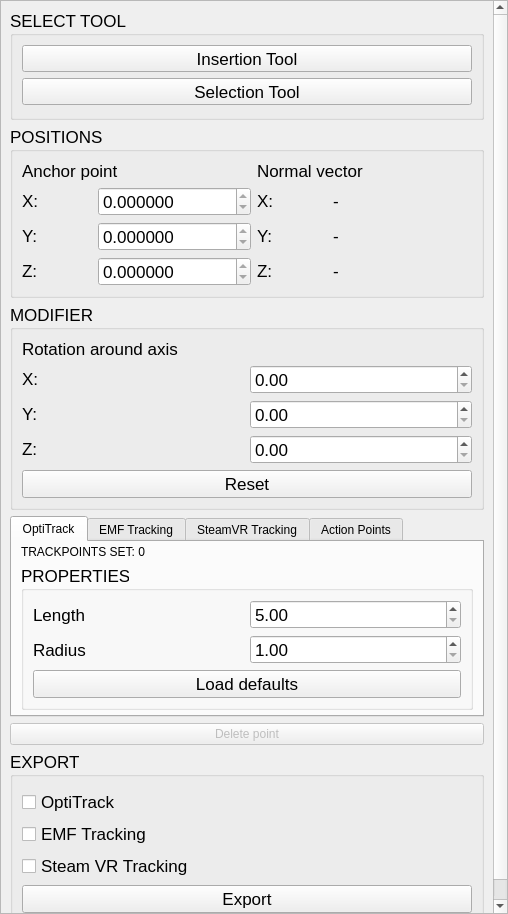
<?xml version="1.0" encoding="UTF-8"?>
<ui version="4.0">
 <class>EditWidget</class>
 <widget class="QWidget" name="EditWidget">
  <property name="geometry">
   <rect>
    <x>0</x>
    <y>0</y>
    <width>508</width>
    <height>914</height>
   </rect>
  </property>
  <property name="windowTitle">
   <string>Form</string>
  </property>
  <layout class="QVBoxLayout" name="verticalLayout_4">
   <property name="spacing">
    <number>0</number>
   </property>
   <property name="leftMargin">
    <number>0</number>
   </property>
   <property name="topMargin">
    <number>0</number>
   </property>
   <property name="rightMargin">
    <number>0</number>
   </property>
   <property name="bottomMargin">
    <number>0</number>
   </property>
   <item>
    <widget class="QScrollArea" name="scrollArea">
     <property name="widgetResizable">
      <bool>true</bool>
     </property>
     <widget class="QWidget" name="scrollAreaWidgetContents">
      <property name="geometry">
       <rect>
        <x>0</x>
        <y>0</y>
        <width>506</width>
        <height>912</height>
       </rect>
      </property>
      <layout class="QVBoxLayout" name="verticalLayout_7">
       <item>
        <widget class="QGroupBox" name="toolSelection">
         <property name="sizePolicy">
          <sizepolicy hsizetype="Preferred" vsizetype="Fixed">
           <horstretch>0</horstretch>
           <verstretch>0</verstretch>
          </sizepolicy>
         </property>
         <property name="font">
          <font>
           <pointsize>13</pointsize>
          </font>
         </property>
         <property name="title">
          <string>SELECT TOOL</string>
         </property>
         <layout class="QVBoxLayout" name="verticalLayout_2">
          <property name="bottomMargin">
           <number>12</number>
          </property>
          <item>
           <widget class="QToolButton" name="insertionToolButton">
            <property name="sizePolicy">
             <sizepolicy hsizetype="Expanding" vsizetype="Fixed">
              <horstretch>0</horstretch>
              <verstretch>0</verstretch>
             </sizepolicy>
            </property>
            <property name="text">
             <string>Insertion Tool</string>
            </property>
           </widget>
          </item>
          <item>
           <widget class="QToolButton" name="selectionToolButton">
            <property name="sizePolicy">
             <sizepolicy hsizetype="Expanding" vsizetype="Fixed">
              <horstretch>0</horstretch>
              <verstretch>0</verstretch>
             </sizepolicy>
            </property>
            <property name="text">
             <string>Selection Tool</string>
            </property>
           </widget>
          </item>
         </layout>
        </widget>
       </item>
       <item>
        <widget class="QGroupBox" name="positions">
         <property name="font">
          <font>
           <pointsize>13</pointsize>
          </font>
         </property>
         <property name="title">
          <string>POSITIONS</string>
         </property>
         <layout class="QGridLayout" name="gridLayout_2">
          <item row="1" column="3">
           <widget class="QLabel" name="normalX">
            <property name="sizePolicy">
             <sizepolicy hsizetype="Preferred" vsizetype="Fixed">
              <horstretch>2</horstretch>
              <verstretch>0</verstretch>
             </sizepolicy>
            </property>
            <property name="text">
             <string>-</string>
            </property>
           </widget>
          </item>
          <item row="3" column="0">
           <widget class="QLabel" name="anchorZLabel">
            <property name="sizePolicy">
             <sizepolicy hsizetype="Preferred" vsizetype="Fixed">
              <horstretch>0</horstretch>
              <verstretch>0</verstretch>
             </sizepolicy>
            </property>
            <property name="text">
             <string>Z:</string>
            </property>
           </widget>
          </item>
          <item row="2" column="2">
           <widget class="QLabel" name="normalYLabel">
            <property name="sizePolicy">
             <sizepolicy hsizetype="Preferred" vsizetype="Fixed">
              <horstretch>0</horstretch>
              <verstretch>0</verstretch>
             </sizepolicy>
            </property>
            <property name="text">
             <string>Y:</string>
            </property>
           </widget>
          </item>
          <item row="3" column="2">
           <widget class="QLabel" name="normalZLabel">
            <property name="sizePolicy">
             <sizepolicy hsizetype="Preferred" vsizetype="Fixed">
              <horstretch>0</horstretch>
              <verstretch>0</verstretch>
             </sizepolicy>
            </property>
            <property name="text">
             <string>Z:</string>
            </property>
           </widget>
          </item>
          <item row="2" column="0">
           <widget class="QLabel" name="anchorYLabel">
            <property name="sizePolicy">
             <sizepolicy hsizetype="Preferred" vsizetype="Fixed">
              <horstretch>0</horstretch>
              <verstretch>0</verstretch>
             </sizepolicy>
            </property>
            <property name="text">
             <string>Y:</string>
            </property>
           </widget>
          </item>
          <item row="0" column="0" colspan="2">
           <widget class="QLabel" name="anchorLabel">
            <property name="sizePolicy">
             <sizepolicy hsizetype="Preferred" vsizetype="Fixed">
              <horstretch>0</horstretch>
              <verstretch>0</verstretch>
             </sizepolicy>
            </property>
            <property name="text">
             <string>Anchor point</string>
            </property>
           </widget>
          </item>
          <item row="0" column="2" colspan="2">
           <widget class="QLabel" name="normalLabel">
            <property name="sizePolicy">
             <sizepolicy hsizetype="Preferred" vsizetype="Fixed">
              <horstretch>0</horstretch>
              <verstretch>0</verstretch>
             </sizepolicy>
            </property>
            <property name="text">
             <string>Normal vector</string>
            </property>
           </widget>
          </item>
          <item row="2" column="3">
           <widget class="QLabel" name="normalY">
            <property name="sizePolicy">
             <sizepolicy hsizetype="Preferred" vsizetype="Fixed">
              <horstretch>0</horstretch>
              <verstretch>0</verstretch>
             </sizepolicy>
            </property>
            <property name="text">
             <string>-</string>
            </property>
           </widget>
          </item>
          <item row="1" column="2">
           <widget class="QLabel" name="normalXLabel">
            <property name="sizePolicy">
             <sizepolicy hsizetype="Preferred" vsizetype="Fixed">
              <horstretch>1</horstretch>
              <verstretch>0</verstretch>
             </sizepolicy>
            </property>
            <property name="text">
             <string>X:</string>
            </property>
           </widget>
          </item>
          <item row="1" column="0">
           <widget class="QLabel" name="anchorXLabel">
            <property name="sizePolicy">
             <sizepolicy hsizetype="Preferred" vsizetype="Fixed">
              <horstretch>1</horstretch>
              <verstretch>0</verstretch>
             </sizepolicy>
            </property>
            <property name="text">
             <string>X:</string>
            </property>
           </widget>
          </item>
          <item row="3" column="3">
           <widget class="QLabel" name="normalZ">
            <property name="sizePolicy">
             <sizepolicy hsizetype="Preferred" vsizetype="Fixed">
              <horstretch>0</horstretch>
              <verstretch>0</verstretch>
             </sizepolicy>
            </property>
            <property name="text">
             <string>-</string>
            </property>
           </widget>
          </item>
          <item row="2" column="1">
           <widget class="QDoubleSpinBox" name="anchorY">
            <property name="readOnly">
             <bool>true</bool>
            </property>
            <property name="decimals">
             <number>6</number>
            </property>
            <property name="minimum">
             <double>-1000000.000000000000000</double>
            </property>
            <property name="maximum">
             <double>1000000.000000000000000</double>
            </property>
            <property name="singleStep">
             <double>0.100000000000000</double>
            </property>
           </widget>
          </item>
          <item row="1" column="1">
           <widget class="QDoubleSpinBox" name="anchorX">
            <property name="sizePolicy">
             <sizepolicy hsizetype="Minimum" vsizetype="Fixed">
              <horstretch>2</horstretch>
              <verstretch>0</verstretch>
             </sizepolicy>
            </property>
            <property name="readOnly">
             <bool>true</bool>
            </property>
            <property name="decimals">
             <number>6</number>
            </property>
            <property name="minimum">
             <double>-1000000.000000000000000</double>
            </property>
            <property name="maximum">
             <double>1000000.000000000000000</double>
            </property>
            <property name="singleStep">
             <double>0.100000000000000</double>
            </property>
           </widget>
          </item>
          <item row="3" column="1">
           <widget class="QDoubleSpinBox" name="anchorZ">
            <property name="readOnly">
             <bool>true</bool>
            </property>
            <property name="decimals">
             <number>6</number>
            </property>
            <property name="minimum">
             <double>-1000000.000000000000000</double>
            </property>
            <property name="maximum">
             <double>1000000.000000000000000</double>
            </property>
            <property name="singleStep">
             <double>0.100000000000000</double>
            </property>
           </widget>
          </item>
         </layout>
        </widget>
       </item>
       <item>
        <widget class="QGroupBox" name="modifier">
         <property name="font">
          <font>
           <pointsize>13</pointsize>
          </font>
         </property>
         <property name="title">
          <string>MODIFIER</string>
         </property>
         <layout class="QVBoxLayout" name="verticalLayout_6">
          <item>
           <layout class="QGridLayout" name="gridLayout_3">
            <property name="spacing">
             <number>-1</number>
            </property>
            <item row="0" column="0">
             <widget class="QLabel" name="normalModLabel">
              <property name="sizePolicy">
               <sizepolicy hsizetype="Preferred" vsizetype="Fixed">
                <horstretch>0</horstretch>
                <verstretch>0</verstretch>
               </sizepolicy>
              </property>
              <property name="text">
               <string>Rotation around axis</string>
              </property>
             </widget>
            </item>
            <item row="2" column="0">
             <widget class="QLabel" name="normalModLabelY">
              <property name="sizePolicy">
               <sizepolicy hsizetype="Preferred" vsizetype="Fixed">
                <horstretch>0</horstretch>
                <verstretch>0</verstretch>
               </sizepolicy>
              </property>
              <property name="text">
               <string>Y:</string>
              </property>
             </widget>
            </item>
            <item row="1" column="1">
             <widget class="QDoubleSpinBox" name="normalModX">
              <property name="decimals">
               <number>2</number>
              </property>
              <property name="minimum">
               <double>0.000000000000000</double>
              </property>
              <property name="maximum">
               <double>360.000000000000000</double>
              </property>
              <property name="singleStep">
               <double>1.000000000000000</double>
              </property>
             </widget>
            </item>
            <item row="1" column="0">
             <widget class="QLabel" name="normalModLabelX">
              <property name="sizePolicy">
               <sizepolicy hsizetype="Preferred" vsizetype="Fixed">
                <horstretch>0</horstretch>
                <verstretch>0</verstretch>
               </sizepolicy>
              </property>
              <property name="text">
               <string>X:</string>
              </property>
             </widget>
            </item>
            <item row="3" column="0">
             <widget class="QLabel" name="normalModLabelZ">
              <property name="sizePolicy">
               <sizepolicy hsizetype="Preferred" vsizetype="Fixed">
                <horstretch>0</horstretch>
                <verstretch>0</verstretch>
               </sizepolicy>
              </property>
              <property name="text">
               <string>Z:</string>
              </property>
             </widget>
            </item>
            <item row="2" column="1">
             <widget class="QDoubleSpinBox" name="normalModY">
              <property name="decimals">
               <number>2</number>
              </property>
              <property name="minimum">
               <double>0.000000000000000</double>
              </property>
              <property name="maximum">
               <double>360.000000000000000</double>
              </property>
              <property name="singleStep">
               <double>1.000000000000000</double>
              </property>
             </widget>
            </item>
            <item row="3" column="1">
             <widget class="QDoubleSpinBox" name="normalModZ">
              <property name="decimals">
               <number>2</number>
              </property>
              <property name="minimum">
               <double>0.000000000000000</double>
              </property>
              <property name="maximum">
               <double>360.000000000000000</double>
              </property>
              <property name="singleStep">
               <double>1.000000000000000</double>
              </property>
             </widget>
            </item>
           </layout>
          </item>
          <item>
           <widget class="QPushButton" name="modifierReset">
            <property name="text">
             <string>Reset</string>
            </property>
           </widget>
          </item>
         </layout>
        </widget>
       </item>
       <item>
        <widget class="QTabWidget" name="tabWidget">
         <property name="sizePolicy">
          <sizepolicy hsizetype="Expanding" vsizetype="Minimum">
           <horstretch>0</horstretch>
           <verstretch>0</verstretch>
          </sizepolicy>
         </property>
         <property name="currentIndex">
          <number>0</number>
         </property>
         <widget class="QWidget" name="optiTrack">
          <attribute name="title">
           <string>OptiTrack</string>
          </attribute>
          <layout class="QVBoxLayout" name="verticalLayout">
           <property name="topMargin">
            <number>3</number>
           </property>
           <property name="bottomMargin">
            <number>3</number>
           </property>
           <item>
            <widget class="QLabel" name="optiTrackCount">
             <property name="text">
              <string>TRACKPOINTS SET: 0</string>
             </property>
            </widget>
           </item>
           <item>
            <widget class="QGroupBox" name="optiTrackProperties">
             <property name="font">
              <font>
               <pointsize>13</pointsize>
              </font>
             </property>
             <property name="title">
              <string>PROPERTIES</string>
             </property>
             <layout class="QVBoxLayout" name="verticalLayout_5">
              <item>
               <layout class="QGridLayout" name="optiTrackGrid">
                <item row="0" column="1">
                 <widget class="QDoubleSpinBox" name="optiTrackLength">
                  <property name="minimum">
                   <double>5.000000000000000</double>
                  </property>
                  <property name="maximum">
                   <double>100.000000000000000</double>
                  </property>
                 </widget>
                </item>
                <item row="1" column="0">
                 <widget class="QLabel" name="optiTrackRadiusLabel">
                  <property name="text">
                   <string>Radius</string>
                  </property>
                 </widget>
                </item>
                <item row="1" column="1">
                 <widget class="QDoubleSpinBox" name="optiTrackRadius">
                  <property name="minimum">
                   <double>1.000000000000000</double>
                  </property>
                  <property name="maximum">
                   <double>10.000000000000000</double>
                  </property>
                 </widget>
                </item>
                <item row="0" column="0">
                 <widget class="QLabel" name="optiTrackLengthLabel">
                  <property name="text">
                   <string>Length</string>
                  </property>
                 </widget>
                </item>
               </layout>
              </item>
              <item>
               <widget class="QPushButton" name="optiTrackLoadDefaults">
                <property name="text">
                 <string>Load defaults</string>
                </property>
               </widget>
              </item>
             </layout>
            </widget>
           </item>
           <item>
            <spacer name="optiTrackSpacer">
             <property name="orientation">
              <enum>Qt::Vertical</enum>
             </property>
             <property name="sizeHint" stdset="0">
              <size>
               <width>20</width>
               <height>0</height>
              </size>
             </property>
            </spacer>
           </item>
          </layout>
         </widget>
         <widget class="QWidget" name="emfTrack">
          <attribute name="title">
           <string>EMF Tracking</string>
          </attribute>
          <layout class="QVBoxLayout" name="verticalLayout">
           <property name="topMargin">
            <number>3</number>
           </property>
           <property name="bottomMargin">
            <number>3</number>
           </property>
           <item>
            <widget class="QLabel" name="emfTrackCount">
             <property name="text">
              <string>TRACKPOINTS SET: 0</string>
             </property>
            </widget>
           </item>
          </layout>
         </widget>
         <widget class="QWidget" name="steamvrTrack">
          <attribute name="title">
           <string>SteamVR Tracking</string>
          </attribute>
          <layout class="QVBoxLayout" name="verticalLayout">
           <property name="topMargin">
            <number>3</number>
           </property>
           <property name="bottomMargin">
            <number>3</number>
           </property>
           <item>
            <widget class="QLabel" name="steamVrTrackCount">
             <property name="text">
              <string>TRACKPOINTS SET: 0</string>
             </property>
            </widget>
           </item>
           <item>
            <widget class="QGroupBox" name="steamVrProperties">
             <property name="font">
              <font>
               <pointsize>13</pointsize>
              </font>
             </property>
             <property name="title">
              <string>PROPERTIES</string>
             </property>
             <layout class="QVBoxLayout" name="verticalLayout_8">
              <item>
               <layout class="QGridLayout" name="steamVrTrackGrid">
                <item row="1" column="0">
                 <widget class="QLabel" name="steamVrTrackLengthLabel">
                  <property name="text">
                   <string>Length</string>
                  </property>
                 </widget>
                </item>
                <item row="1" column="1">
                 <widget class="QDoubleSpinBox" name="steamVrTrackLength">
                  <property name="maximum">
                   <double>100.000000000000000</double>
                  </property>
                  <property name="value">
                   <double>5.000000000000000</double>
                  </property>
                 </widget>
                </item>
               </layout>
              </item>
              <item>
               <widget class="QPushButton" name="steamVrTrackLoadDefaults">
                <property name="text">
                 <string>Load defaults</string>
                </property>
               </widget>
              </item>
             </layout>
            </widget>
           </item>
           <item>
            <spacer name="steamVrSpacer">
             <property name="orientation">
              <enum>Qt::Vertical</enum>
             </property>
             <property name="sizeHint" stdset="0">
              <size>
               <width>20</width>
               <height>0</height>
              </size>
             </property>
            </spacer>
           </item>
          </layout>
         </widget>
         <widget class="QWidget" name="actionPoints">
          <attribute name="title">
           <string>Action Points</string>
          </attribute>
          <layout class="QVBoxLayout" name="verticalLayout">
           <property name="topMargin">
            <number>3</number>
           </property>
           <property name="bottomMargin">
            <number>3</number>
           </property>
           <item>
            <widget class="QLabel" name="actionPointCount">
             <property name="text">
              <string>ACTION POINTS SET: 0</string>
             </property>
            </widget>
           </item>
           <item>
            <widget class="QLineEdit" name="actionPointIdentifier">
             <property name="text">
              <string>point0</string>
             </property>
            </widget>
           </item>
           <item>
            <widget class="QLabel" name="actionPointDoubleIdentifier">
             <property name="styleSheet">
              <string notr="true">color: red;</string>
             </property>
             <property name="text">
              <string>Identifier already in use! Not updated.</string>
             </property>
            </widget>
           </item>
           <item>
            <widget class="QPushButton" name="actionPointLoadDefaults">
             <property name="text">
              <string>Reset identifier</string>
             </property>
            </widget>
           </item>
           <item>
            <spacer name="actionPointSpacer">
             <property name="orientation">
              <enum>Qt::Vertical</enum>
             </property>
             <property name="sizeHint" stdset="0">
              <size>
               <width>20</width>
               <height>0</height>
              </size>
             </property>
            </spacer>
           </item>
          </layout>
         </widget>
        </widget>
       </item>
       <item>
        <widget class="QPushButton" name="deleteTrackPoint">
         <property name="enabled">
          <bool>false</bool>
         </property>
         <property name="text">
          <string>Delete point</string>
         </property>
        </widget>
       </item>
       <item>
        <widget class="QGroupBox" name="exportGroup">
         <property name="sizePolicy">
          <sizepolicy hsizetype="Preferred" vsizetype="Fixed">
           <horstretch>0</horstretch>
           <verstretch>0</verstretch>
          </sizepolicy>
         </property>
         <property name="font">
          <font>
           <pointsize>13</pointsize>
          </font>
         </property>
         <property name="title">
          <string>EXPORT</string>
         </property>
         <layout class="QVBoxLayout" name="verticalLayout_3">
          <property name="topMargin">
           <number>12</number>
          </property>
          <item>
           <widget class="QCheckBox" name="optiTrackCkeckbox">
            <property name="text">
             <string>OptiTrack</string>
            </property>
           </widget>
          </item>
          <item>
           <widget class="QCheckBox" name="emfTrackCheckbox">
            <property name="text">
             <string>EMF Tracking</string>
            </property>
           </widget>
          </item>
          <item>
           <widget class="QCheckBox" name="steamVrCheckbox">
            <property name="text">
             <string>Steam VR Tracking</string>
            </property>
           </widget>
          </item>
          <item>
           <widget class="QPushButton" name="exportButton">
            <property name="text">
             <string>Export</string>
            </property>
           </widget>
          </item>
         </layout>
        </widget>
       </item>
       <item>
        <spacer name="verticalSpacer">
         <property name="orientation">
          <enum>Qt::Vertical</enum>
         </property>
         <property name="sizeHint" stdset="0">
          <size>
           <width>20</width>
           <height>40</height>
          </size>
         </property>
        </spacer>
       </item>
      </layout>
     </widget>
    </widget>
   </item>
  </layout>
 </widget>
 <resources/>
 <connections/>
</ui>
